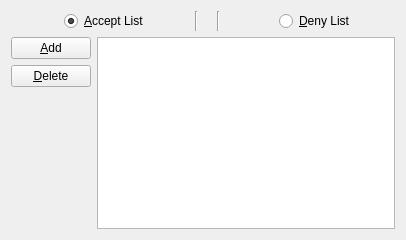
             <widget class="QWidget" name="tab_down">
              <attribute name="icon">
               <iconset resource="../Icons/icons.qrc">
                <normaloff>:/down.png</normaloff>:/down.png</iconset>
              </attribute>
              <attribute name="title">
               <string>&amp;Download</string>
              </attribute>
              <layout class="QVBoxLayout" name="verticalLayout_13">
               <item>
                <layout class="QHBoxLayout" name="horizontalLayout_17">
                 <item>
                  <spacer name="horizontalSpacer_15">
                   <property name="orientation">
                    <enum>Qt::Horizontal</enum>
                   </property>
                   <property name="sizeHint" stdset="0">
                    <size>
                     <width>40</width>
                     <height>20</height>
                    </size>
                   </property>
                  </spacer>
                 </item>
                 <item>
                  <widget class="QLabel" name="label_19">
                   <property name="text">
                    <string/>
                   </property>
                   <property name="pixmap">
                    <pixmap resource="../Icons/icons.qrc">:/ok.png</pixmap>
                   </property>
                  </widget>
                 </item>
                 <item>
                  <widget class="QRadioButton" name="acceptlistRadioButton">
                   <property name="text">
                    <string>&amp;Accept List</string>
                   </property>
                   <property name="checked">
                    <bool>true</bool>
                   </property>
                  </widget>
                 </item>
                 <item>
                  <spacer name="horizontalSpacer_17">
                   <property name="orientation">
                    <enum>Qt::Horizontal</enum>
                   </property>
                   <property name="sizeType">
                    <enum>QSizePolicy::Minimum</enum>
                   </property>
                   <property name="sizeHint" stdset="0">
                    <size>
                     <width>40</width>
                     <height>20</height>
                    </size>
                   </property>
                  </spacer>
                 </item>
                 <item>
                  <widget class="Line" name="line_3">
                   <property name="orientation">
                    <enum>Qt::Vertical</enum>
                   </property>
                  </widget>
                 </item>
                 <item>
                  <widget class="QLabel" name="label_7">
                   <property name="text">
                    <string/>
                   </property>
                   <property name="pixmap">
                    <pixmap resource="../Icons/icons.qrc">:/down.png</pixmap>
                   </property>
                  </widget>
                 </item>
                 <item>
                  <widget class="Line" name="line_2">
                   <property name="orientation">
                    <enum>Qt::Vertical</enum>
                   </property>
                  </widget>
                 </item>
                 <item>
                  <spacer name="horizontalSpacer_21">
                   <property name="orientation">
                    <enum>Qt::Horizontal</enum>
                   </property>
                   <property name="sizeType">
                    <enum>QSizePolicy::Minimum</enum>
                   </property>
                   <property name="sizeHint" stdset="0">
                    <size>
                     <width>40</width>
                     <height>20</height>
                    </size>
                   </property>
                  </spacer>
                 </item>
                 <item>
                  <widget class="QLabel" name="label_20">
                   <property name="text">
                    <string/>
                   </property>
                   <property name="pixmap">
                    <pixmap resource="../Icons/icons.qrc">:/block.png</pixmap>
                   </property>
                  </widget>
                 </item>
                 <item>
                  <widget class="QRadioButton" name="denylistRadioButton">
                   <property name="text">
                    <string>&amp;Deny List</string>
                   </property>
                   <property name="checked">
                    <bool>false</bool>
                   </property>
                  </widget>
                 </item>
                 <item>
                  <spacer name="horizontalSpacer_3">
                   <property name="orientation">
                    <enum>Qt::Horizontal</enum>
                   </property>
                   <property name="sizeHint" stdset="0">
                    <size>
                     <width>40</width>
                     <height>20</height>
                    </size>
                   </property>
                  </spacer>
                 </item>
                </layout>
               </item>
               <item>
                <layout class="QHBoxLayout" name="horizontalLayout_5">
                 <item>
                  <layout class="QVBoxLayout" name="verticalLayout_8">
                   <item>
                    <widget class="QPushButton" name="pushButton_4">
                     <property name="toolTip">
                      <string>Add Distiller</string>
                     </property>
                     <property name="text">
                      <string>&amp;Add</string>
                     </property>
                     <property name="icon">
                      <iconset resource="../Icons/icons.qrc">
                       <normaloff>:/add.png</normaloff>:/add.png</iconset>
                     </property>
                     <property name="iconSize">
                      <size>
                       <width>32</width>
                       <height>32</height>
                      </size>
                     </property>
                    </widget>
                   </item>
                   <item>
                    <widget class="QPushButton" name="pushButton_5">
                     <property name="toolTip">
                      <string>Delete Distiller</string>
                     </property>
                     <property name="text">
                      <string>&amp;Delete</string>
                     </property>
                     <property name="icon">
                      <iconset resource="../Icons/icons.qrc">
                       <normaloff>:/delete.png</normaloff>:/delete.png</iconset>
                     </property>
                     <property name="iconSize">
                      <size>
                       <width>32</width>
                       <height>32</height>
                      </size>
                     </property>
                    </widget>
                   </item>
                   <item>
                    <spacer name="verticalSpacer_3">
                     <property name="orientation">
                      <enum>Qt::Vertical</enum>
                     </property>
                     <property name="sizeHint" stdset="0">
                      <size>
                       <width>20</width>
                       <height>40</height>
                      </size>
                     </property>
                    </spacer>
                   </item>
                  </layout>
                 </item>
                 <item>
                  <widget class="QListWidget" name="listWidget">
                   <property name="alternatingRowColors">
                    <bool>true</bool>
                   </property>
                   <property name="selectionBehavior">
                    <enum>QAbstractItemView::SelectRows</enum>
                   </property>
                   <property name="horizontalScrollMode">
                    <enum>QAbstractItemView::ScrollPerPixel</enum>
                   </property>
                   <property name="sortingEnabled">
                    <bool>true</bool>
                   </property>
                  </widget>
                 </item>
                </layout>
               </item>
              </layout>
             </widget>
